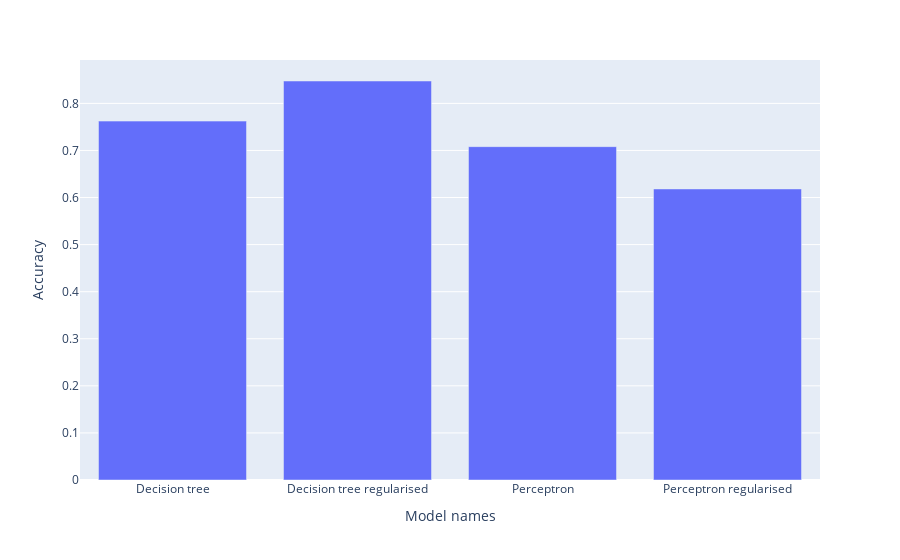

The code cell stored with this chart in its notebook:
### Code cell
accs = [dec_tree_acc, dec_tree_acc_reg, test_acc_perceptron, test_acc_perceptron_reg]
model_names = ['Decision tree', 'Decision tree regularised', 'Perceptron', 'Perceptron regularised']

plot_accuracies(accs, model_names)

### Figure 1 — Plotly figure (JSON) as saved in the notebook; plotly's stock layout.template omitted (floating-point values rounded to 4 significant figures)
{"data": [{"alignmentgroup": "True", "hovertemplate": "Model names=%{x}<br>Accuracy=%{y}<extra></extra>", "legendgroup": "", "marker": {"color": "#636efa", "pattern": {"shape": ""}}, "name": "", "offsetgroup": "", "orientation": "v", "showlegend": false, "textposition": "auto", "type": "bar", "x": ["Decision tree", "Decision tree regularised", "Perceptron", "Perceptron regularised"], "xaxis": "x", "y": [0.7623, 0.8475, 0.7081, 0.6183], "yaxis": "y"}], "layout": {"barmode": "relative", "legend": {"tracegroupgap": 0}, "margin": {"t": 60}, "xaxis": {"anchor": "y", "domain": [0, 1], "title": {"text": "Model names"}}, "yaxis": {"anchor": "x", "domain": [0, 1], "title": {"text": "Accuracy"}}}}
